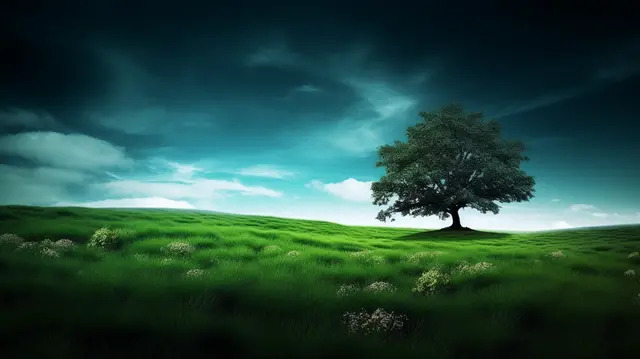
#> input picture ilk/pythonProject/opencv/2.jpg, 640 x 359 px
$ python 2.py
#> lines starting #> are read from the running program, lines starting #| are printed output that depends on the picture
import cv2

img=cv2.imread('2.jpg')
#> img is the input picture: shape (359, 640, 3); mean B, G, R 64, 74.6, 37.3
# img=cv2.imread('2.jpg', cv2.IMREAD_GRAYSCALE) --> B&W

img=cv2.resize(img, (300, 300))
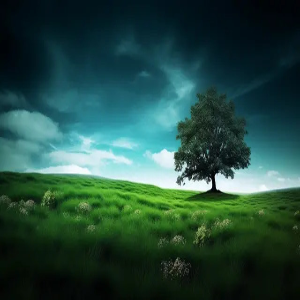
#> img: shape (300, 300, 3); mean B, G, R 63.9, 74.5, 37.2

# image tab control
cv2.namedWindow("image", cv2.WINDOW_NORMAL)

# (label, the photo)
cv2.imshow('image',img)

# save a copy of the image
cv2.imwrite("copy2.jpg", img)

# 0 -> wait until any key been pressed 500 -> 0.5sec 1000 -> 1 sec
cv2.waitKey(0)

cv2.destroyAllWindows()

$ run again, with ilk/pythonProject/opencv/1.jpeg copied over ilk/pythonProject/opencv/2.jpg
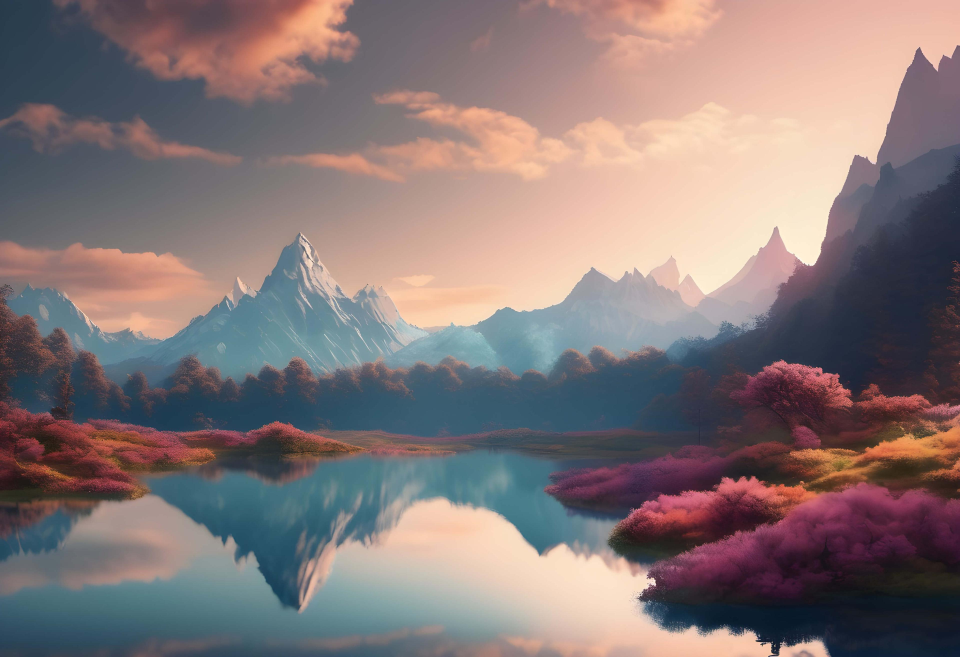
#> input picture ilk/pythonProject/opencv/1.jpeg, 3840 x 2628 px (shown at 1/4 size)
#> img is the input picture: shape (2628, 3840, 3); mean B, G, R 119, 118.5, 132.4
#> `img=cv2.resize(img, (300, 300))`:
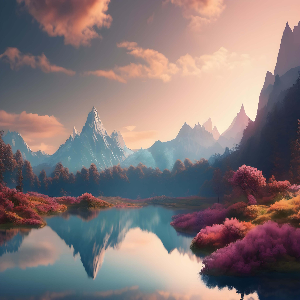
#> img: shape (300, 300, 3); mean B, G, R 118.9, 118.5, 132.4
